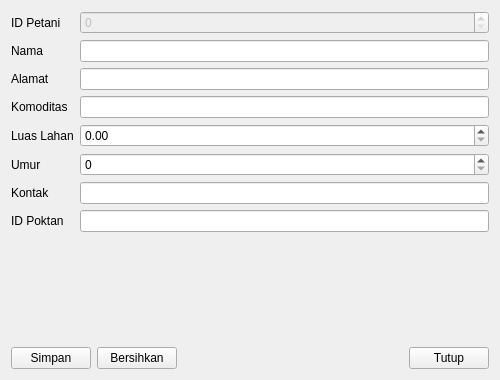
<?xml version="1.0" encoding="UTF-8"?>
<ui version="4.0">
 <class>PetaniForm</class>
 <widget class="QWidget" name="PetaniForm">
  <property name="geometry">
   <rect><x>0</x><y>0</y><width>500</width><height>380</height></rect>
  </property>
  <property name="windowTitle">
   <string>Form Petani (Sederhana)</string>
  </property>
  <layout class="QVBoxLayout" name="verticalLayout">
   <item>
    <layout class="QFormLayout" name="formLayout">
     
<item row="0" column="0"><widget class="QLabel" name="lblId"><property name="text"><string>ID Petani</string></property></widget></item>
<item row="0" column="1"><widget class="QSpinBox" name="id_petani"><property name="enabled"><bool>false</bool></property><property name="maximum"><number>2147483647</number></property></widget></item>

<item row="1" column="0"><widget class="QLabel" name="lblNama"><property name="text"><string>Nama</string></property></widget></item>
<item row="1" column="1"><widget class="QLineEdit" name="nama"/></item>

<item row="2" column="0"><widget class="QLabel" name="lblAlamat"><property name="text"><string>Alamat</string></property></widget></item>
<item row="2" column="1"><widget class="QLineEdit" name="alamat"/></item>

<item row="3" column="0"><widget class="QLabel" name="lblKomoditas"><property name="text"><string>Komoditas</string></property></widget></item>
<item row="3" column="1"><widget class="QLineEdit" name="komoditas"/></item>

<item row="4" column="0"><widget class="QLabel" name="lblLuas"><property name="text"><string>Luas Lahan</string></property></widget></item>
<item row="4" column="1"><widget class="QDoubleSpinBox" name="luas_lahan"><property name="decimals"><number>2</number></property><property name="maximum"><double>1000000.000000000000000</double></property></widget></item>

<item row="5" column="0"><widget class="QLabel" name="lblUmur"><property name="text"><string>Umur</string></property></widget></item>
<item row="5" column="1"><widget class="QSpinBox" name="umur"><property name="maximum"><number>150</number></property></widget></item>

<item row="6" column="0"><widget class="QLabel" name="lblKontak"><property name="text"><string>Kontak</string></property></widget></item>
<item row="6" column="1"><widget class="QLineEdit" name="kontak"/></item>

<item row="7" column="0"><widget class="QLabel" name="lblIdPoktan"><property name="text"><string>ID Poktan</string></property></widget></item>
<item row="7" column="1"><widget class="QLineEdit" name="id_poktan"/></item>

    </layout>
   </item>
   <item>
    <layout class="QHBoxLayout" name="buttonLayout">
     <item><widget class="QPushButton" name="btnSave"><property name="text"><string>Simpan</string></property></widget></item>
     <item><widget class="QPushButton" name="btnClear"><property name="text"><string>Bersihkan</string></property></widget></item>
     <item>
      <spacer name="horizontalSpacer">
       <property name="orientation"><enum>Qt::Horizontal</enum></property>
       <property name="sizeHint"><size><width>40</width><height>20</height></size></property>
      </spacer>
     </item>
     <item><widget class="QPushButton" name="btnClose"><property name="text"><string>Tutup</string></property></widget></item>
    </layout>
   </item>
  </layout>
 </widget>
 <resources/>
 <connections/>
</ui>
